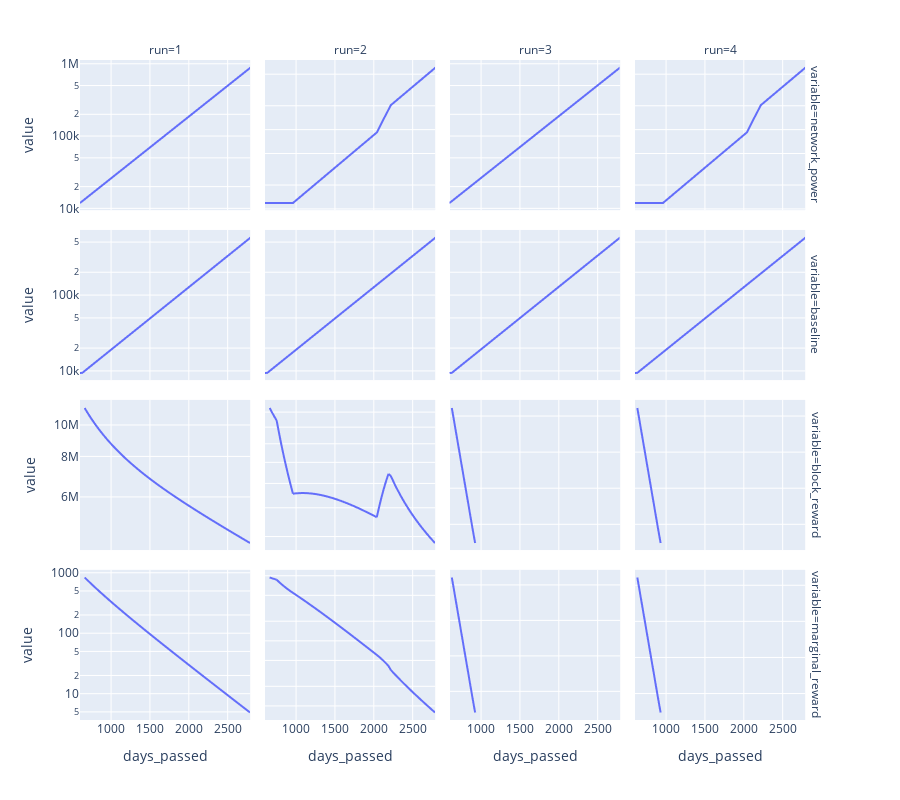

The notebook cell this image was saved under:
### Code cell
id_vars = ['days_passed', 'subset', 'run']
variables = ['network_power', 'baseline', 'block_reward', 'marginal_reward']
fig_df = df.reset_index().melt(id_vars=id_vars,
                               value_vars=variables)

fig = px.line(fig_df,
              x='days_passed',
              y='value',
              facet_col='run',
              facet_row='variable',
              height=800,
              log_y=True)
fig.update_yaxes(matches=None)
fig.show()
